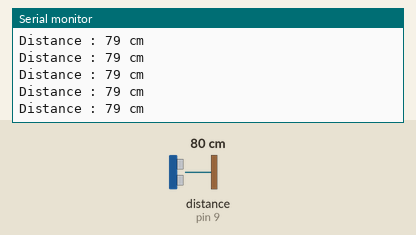
A sketch run on a simulated Arduino Uno, built with avr-gcc and run on an emulated ATmega328P. Parts: the last lines printed to the serial monitor. Wiring (inferred from the names in the program): ultrasonic range finder: trigger pin 8; echo pin 9. The test bench sets the inputs (shaded band); at power-on: distance to the obstacle (sensor on pin 9) 80 cm. The echo pulse lasts 58.3 µs per cm.

Above: at 1.2 s.
1.3 s: distance to the obstacle (sensor on pin 9) set to 2 cm
At 2.1 s:
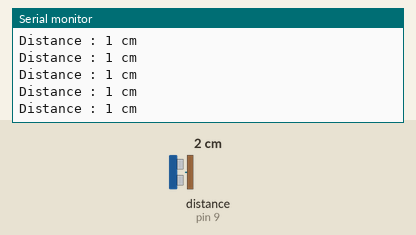
4.3 s: distance to the obstacle (sensor on pin 9) set to 18 cm
At 4.8 s:
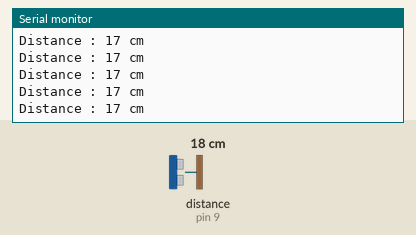
7.3 s: distance to the obstacle (sensor on pin 9) set to 4 cm
At 8.4 s:
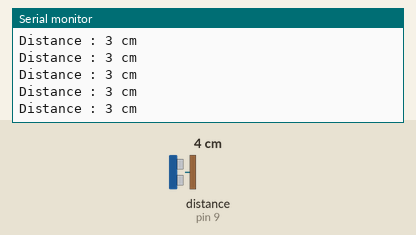
10.3 s: distance to the obstacle (sensor on pin 9) set to 35 cm
At 11.3 s:
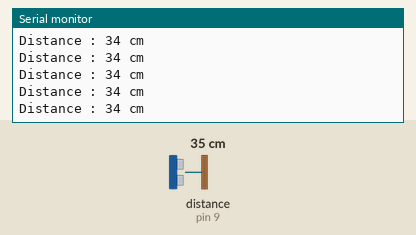
13.3 s: distance to the obstacle (sensor on pin 9) set to 9 cm
At 14.2 s:
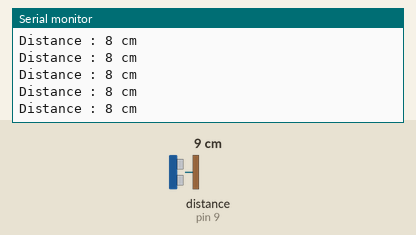
16.3 s: distance to the obstacle (sensor on pin 9) set to 60 cm
At 16.8 s:
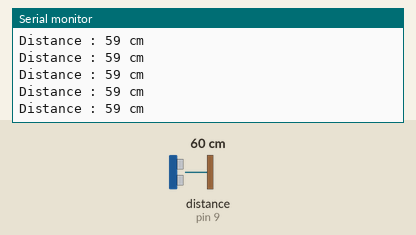
Timing chart, 0 to 19.3 s (numbered marks = the images above; inputs shaded):
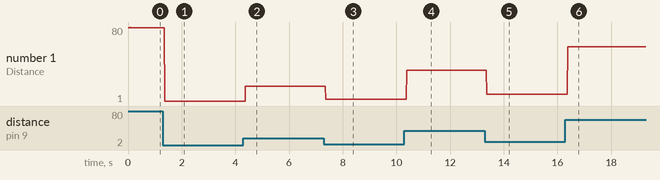

Measured:
- after the input at 1.3 s, the serial monitor: prints a new line after 0.07 s (image 1)
- after the input at 4.3 s, the serial monitor: prints a new line after 0.08 s (image 2)
- after the input at 7.3 s, the serial monitor: prints a new line after 0.07 s (image 3)
- after the input at 10.3 s, the serial monitor: prints a new line after 0.08 s (image 4)
- after the input at 13.3 s, the serial monitor: prints a new line after 0.07 s (image 5)
- after the input at 16.3 s, the serial monitor: prints a new line after 0.08 s (image 6)
- plotted number 1: 79 → 1 after the input at 1.3 s, 1 → 17 after the input at 4.3 s, 17 → 3 after the input at 7.3 s, 3 → 34 after the input at 10.3 s, 34 → 8 after the input at 13.3 s

The sketch:

Program_9-Measure_distance_using_ultrasonic.ino
```cpp
int trigger_pin = 8;  // Declare variable to store value of pin connected to trigger pin of ultrasonic
int echo_pin = 9;  // Declare variable to store value of pin connected to echo pin of ultrasonic

int distance;   // declare a variable to store distance value
long duration;  // store value returned by pulseIn function

void setup() {
  Serial.begin(9600);   // sets the serial baud rate to 9600
  pinMode(trigger_pin, OUTPUT);   // sets trigger_pin as OUTPUT
  pinMode(echo_pin, INPUT);   // sets echo_pin as INPUT
}

void loop() {
  digitalWrite(trigger_pin, LOW);    // apply 0V to trigger pin
  delayMicroseconds(2);   // pause program for 2 micro seconds -> 1 seconds = 1000000 micro seconds
  digitalWrite(trigger_pin, HIGH);       // apply 5V to trigger pin
  delayMicroseconds(10);    // pause program for 2 micro seconds -> 1 seconds = 1000000 micro seconds
  digitalWrite(trigger_pin, LOW);        // apply 0V to trigger pin

  duration = pulseIn(echo_pin, HIGH);   // listen for echo
  distance = (duration / 2) / 29.1;   // calculating distance in cm

  Serial.print("Distance : ");    // print distance data on Serial monitor
  Serial.print(distance);
  Serial.println(" cm");
}
```
